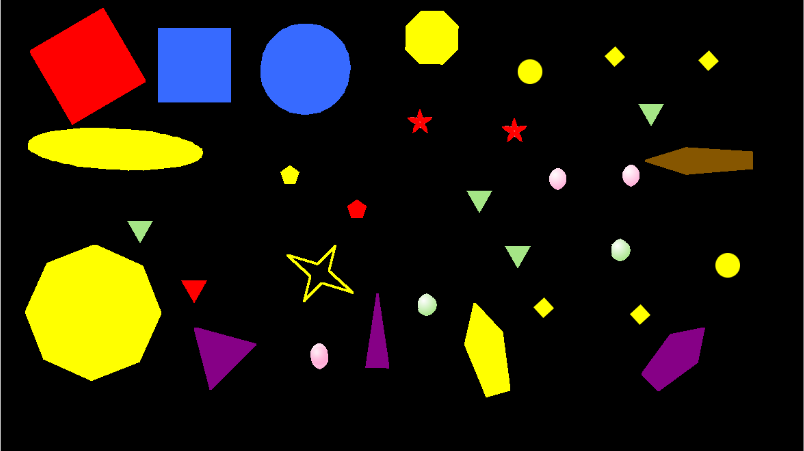
#> input picture shape.png, 804 x 451 px, found by its file name
$ python shapes.py
#> lines starting #> are read from the running program, lines starting #| are printed output that depends on the picture; after the words box and inside, x2 and y2 are one past the last pixel; in counts of white or black regions, pixels touching at a corner belong together; long printed decimals are rounded

import numpy as np
import cv2

img = cv2.imread('shape.PNG')
#> img is the input picture: shape (451, 804, 3); mean B, G, R 12, 24.8, 31.1
imgGry = cv2.cvtColor(img, cv2.COLOR_BGR2GRAY)
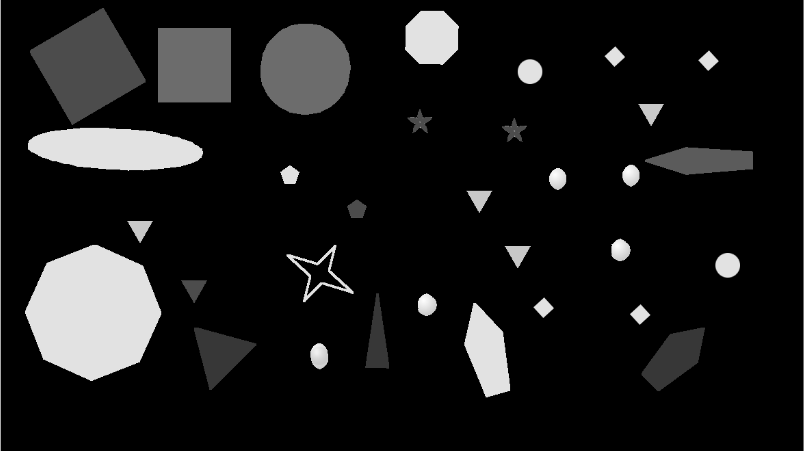
#> imgGry: shape (451, 804); min 0, max 252, mean 25.2

ret , thrash = cv2.threshold(imgGry, 240 , 255, cv2.CHAIN_APPROX_NONE)
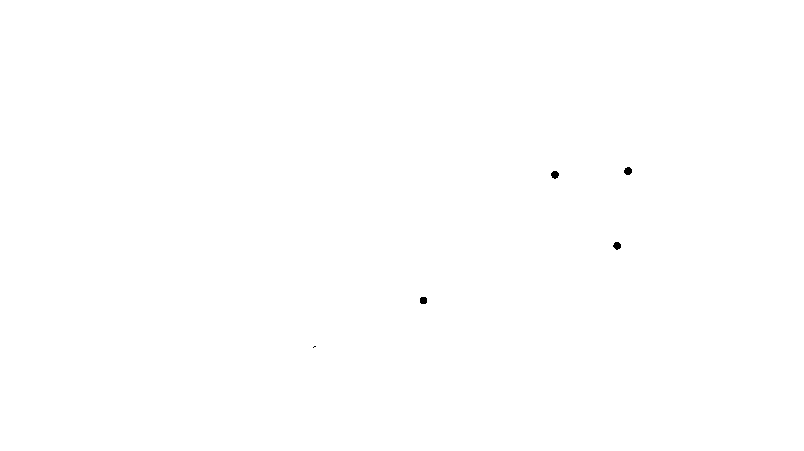
#> thrash: shape (451, 804); 99.9% white; 5 black regions (1 under 20 px)
contours , hierarchy = cv2.findContours(thrash, cv2.RETR_TREE, cv2.CHAIN_APPROX_NONE)
#> contours = 7 contours, 2 with area under 20; largest, box (x1, y1, x2, y2) and area: (0, 0, 804, 451) 361350, (623, 166, 633, 176) 61, (550, 170, 560, 180) 59, (612, 241, 622, 251) 58, (419, 296, 428, 305) 56


for contour in contours:
    approx = cv2.approxPolyDP(contour, 0.01* cv2.arcLength(contour, True), True)
    cv2.drawContours(img, [approx], 0, (0, 0, 0), 5)
    x = approx.ravel()[0]
    y = approx.ravel()[1] - 5
    if len(approx) == 3:
        cv2.putText( img, "Triangle", (x, y), cv2.FONT_HERSHEY_COMPLEX, 0.5, (0, 0, 0) )
    elif len(approx) == 4 :
        x, y , w, h = cv2.boundingRect(approx)
        aspectRatio = float(w)/h
        print(aspectRatio)
        if aspectRatio >= 0.95 and aspectRatio < 1.05:
            cv2.putText(img, "square", (x, y), cv2.FONT_HERSHEY_COMPLEX, 0.6, (255, 255, 255), 2)

        else:
            cv2.putText(img, "rectangle", (x, y), cv2.FONT_HERSHEY_COMPLEX, 0.6, (255, 255, 255), 2)

    elif len(approx) == 5 :
        cv2.putText(img, "pentagon", (x, y), cv2.FONT_HERSHEY_COMPLEX, 0.6, (255, 255, 255), 2)
    elif len(approx) == 10 :
        cv2.putText(img, "star", (x, y), cv2.FONT_HERSHEY_COMPLEX, 0.6, (255, 255, 255), 2)
    else:
        cv2.putText(img, "circle", (x, y), cv2.FONT_HERSHEY_COMPLEX, 0.6, (255, 255, 255), 2)
#> this loop made 7 passes
#> (approx, w, h, aspectRatio) on passes 1 to 2: ([[0, 0], [0, 450], [803, 450], [803, 0]], 804, 451, 1.78), ([[312, 347], [313, 346], [314, 347], [313, 348]], 3, 3, 1)
#| 1.783
#| 1.0
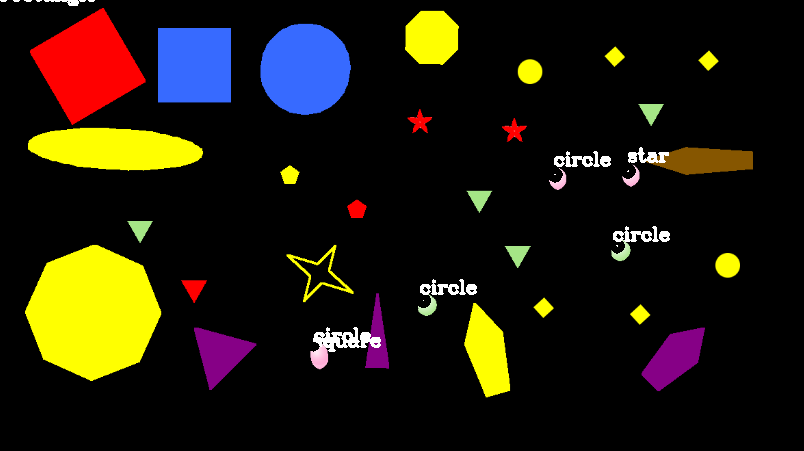
#> img: shape (451, 804, 3); 1.17% of pixels changed, all inside (x1, y1, x2, y2) = (0, 0, 804, 451)

cv2.imshow('shapes', img)
cv2.waitKey(0)
cv2.destroyAllWindows()
